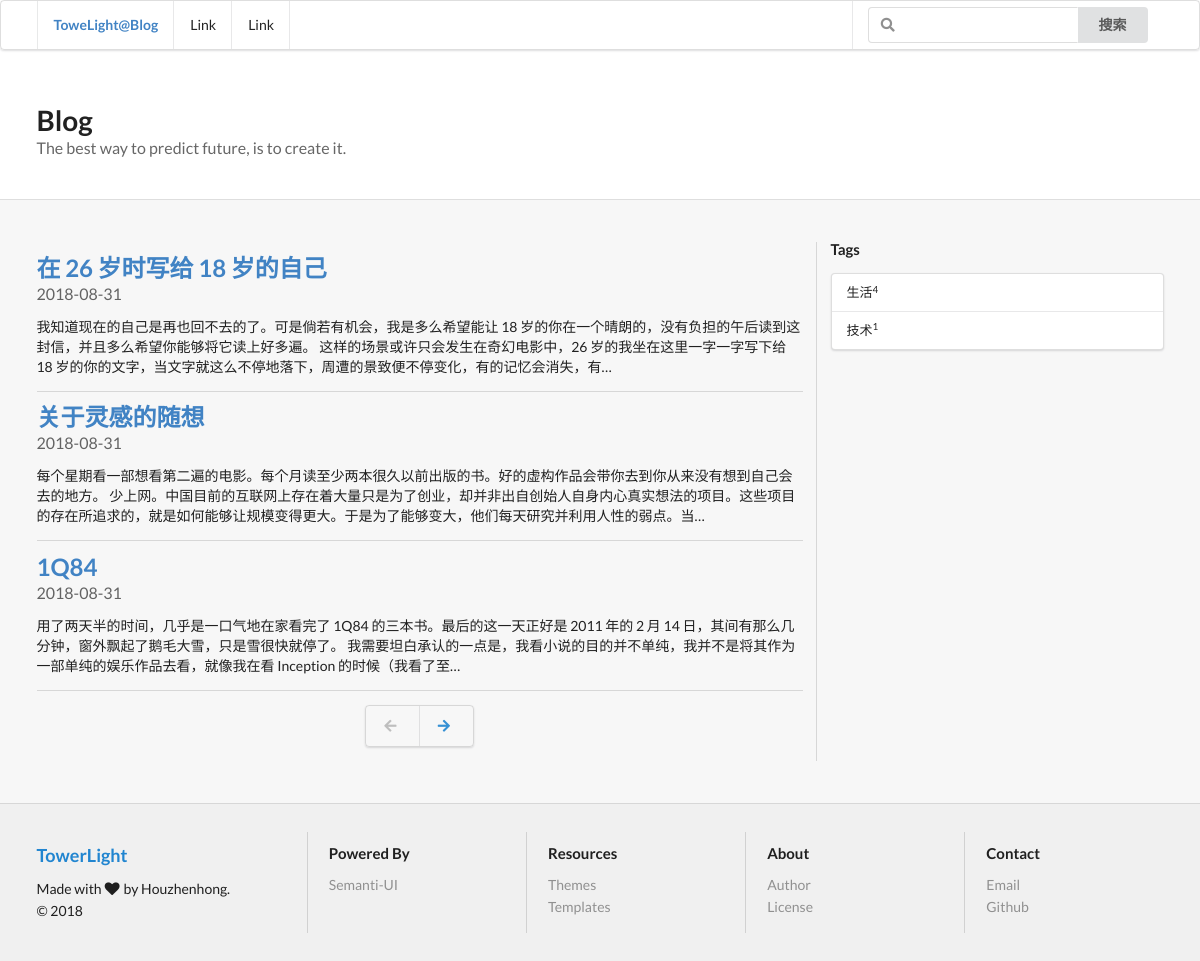
The page / on the database its author committed.
### blogapp/models.py (models this page shows, shortened)
class Article(models.Model):
    title = models.CharField('标题', null=True, blank=True, max_length=50)
    content = models.TextField('正文', null=True, blank=True, max_length=10000)
    tag = models.ManyToManyField('Tag', verbose_name='标签集合', blank=True)
    add_date = models.DateTimeField('保存日期', default=timezone.now)

class Tag(models.Model):
    name = models.CharField('标签名', max_length=30)

### blogapp/views.py (the view)
# urls.py: path('', index, name='index'), #
def index(request, page=None):
    context = {}
    article_list_str = Article.objects.all().order_by('add_date')
    context['article_list'] = page_robot(context, article_list_str, page)
    context['tag_list'] = Tag.objects.annotate(num_posts=Count('article'))
    return render(request, 'index.html', context)

### blogapp/views.py (called while the page is built)
def page_robot(context, article_list_str, page):
    article_list_str = Paginator(article_list_str, 3)
    try:
        context['article_list'] = article_list_str.page(page)
    except PageNotAnInteger:
        context['article_list'] = article_list_str.page(1)
    except EmptyPage:
        context['article_list'] = article_list_str.page(
            article_list_str.num_pages)
    return context['article_list']

### blogapp/templates/index.html (shortened to what this page needs)
<!DOCTYPE html>
{% load staticfiles %}
<html>
<head>
    <link href="https://cdn.bootcss.com/semantic-ui/2.3.1/semantic.min.css" rel="stylesheet">
    <link href="{% static 'costom.css' %}" rel="stylesheet">
</head>
<body>
    <div class="pusher">
        <div class="ui menu">
            <div class="ui container">
                <div class="header item"><a href="/">ToweLight@Blog</a></div>
                <a class="item">Link</a>
                <a class="item">Link</a>
                <div class="right menu">
                    <div class="item">
                        <div class="ui action left icon input">
                        <input type="text" placeholder="">
                        <button class="ui button">搜索</button>
                        </div>
					</div>
                </div>
            </div>
        </div>
        <div class="ui vertical stripe segment">
            <div class="ui container">
                <h1 class="ui header">
                Blog
                <div class="sub header quote">The best way to predict future, is to create it.</div>
                </h1>
            </div>
        </div>
        <div class="ui vertical stripe segment blog">
            <div class="ui divided grid stackable container">
                <div class="row">
                    <article class="eleven wide column">
					{% for article in article_list %}
						<div class="ui vertical segment">
                        	<h2 class="ui header">
                            	<a href="{% url 'detail' article.id %}">{{ article.title }}</a>
                            	<div class="sub header">{{ article.add_date|date:"Y-m-d" }}</div>
							</h2>
							<p>{{ article.content|truncatechars:160 }}</p>
                        </div>
					{% endfor %}
					<div class="ui center aligned vertical segment container">
							<div class="ui pagination menu">
								{% if article_list.has_previous %}
								<a href="{% url 'page' article_list.previous_page_number %}" class="item">
									<i class="icon blue left arrow"></i>
								</a>
								{% else %}
								<a href="{% url 'page' 1 %}" class="disabled item">
									<i class="icon left arrow"></i>
								</a>
								{% endif %}
								{% if article_list.has_next %}
								<a href="{% url 'page' article_list.next_page_number %}" class="item">
									<i class="icon blue right arrow"></i>
								</a>
								{% else %}
								<a href="{% url 'page' article_list.paginator.num_pages %}" class="disabled item">
									<i class="icon right arrow"></i>
								</a>
								{% endif %}
							</div>
						</div>
                    </article>
                    <aside class="five wide column">
                    	<div class="ui small header">
                          	Tags
                        </div>
                        <div class="ui small vertical fluid menu">
							{% for tag in tag_list %}
								<a class="item" href="{% url 'tag' tag.id %}">{{ tag.name }}<sup>{{ tag.num_posts }}</sup></a>
							{% endfor %}
                        </div>
                    </aside>
                </div>
            </div>
		</div>
		<footer>
			<div class="ui vertical stripe segment">
				<div class="ui container">
					<div class="ui stackable relaxed divided grid">
						<div class="four wide column">
							<h3 class="ui blue header">
								TowerLight
							</h3>
							<div class="ui list">
								<div class="item">
									Made with <i class="heart icon"></i> by Houzhenhong.
								</div>
								<div class="item">
									© 2018
								</div>
							</div>
						</div>
						<div class="three wide column">
							<h4 class="ui header">
								Powered By
							</h4>
							<div class="ui link list">
								<a class="item" href="https://semantic-ui.com" target="_blank">Semanti-UI</a>
							</div>
						</div>
						<div class="three wide column">
							<h4 class="ui header">
								Resources
							</h4>
							<div class="ui link list">
								<a class="item" href="http://semantic-ui-forest.com/themes" target="_blank">Themes</a><a class="item" href="http://semantic-ui-forest.com/templates" target="_blank">Templates</a>
							</div>
						</div>
						<div class="three wide column">
							<h4 class="ui header">
								About
							</h4>
							<div class="ui link list">
								<a class="item" href="https://github.com/semantic-ui-forest/semantic-ui-forest/graphs/contributors" target="_blank">Author</a>
								<a class="item" href="https://github.com/semantic-ui-forest/semantic-ui-forest/blob/master/LICENSE" target="_blank">License</a>
							</div>
						</div>
						<div class="three wide column">
							<h4 class="ui header">
								Contact
							</h4>
							<div class="ui link list">
								<a class="item" href="mailto:semantic-ui-forest@pptype.com">Email</a><a class="item" href="https://github.com/semantic-ui-forest" target="_blank">Github</a>
							</div>
						</div>
					</div>
				</div>
			</div>
		</footer>
	</div>
</body>
</html>

### blogapp/static/costom.css (style rules this page uses)
body { -webkit-font-smoothing: antialiased; -moz-osx-font-smoothing: grayscale; text-rendering: optimizeLegibility; background-image: url("http://semantic-ui-forest.com/static/images/common/snow.png") !important; background-repeat: repeat !important; }
body .ui.menu { background: none; }
.ui.vertical.stripe.segment { padding: 3rem 0; }
.ui.vertical.stripe.segment.blog { background-color: rgba(0, 0, 0, 0.03); }
footer > .ui.vertical.stripe.segment { background-color: rgba(0, 0, 0, 0.06); }

### rows shown on the page
Article: title "在 26 岁时写给 18 岁的自己", add_date "2018-08-31", content "我知道现在的自己是再也回不去的了。可是倘若有机会，我是多么希望能让 18 岁的你在一个晴朗的，没有负担的午后读到这封信，并且多么希望你能够将它读上好多遍。 这样的场景或许只会发生在奇幻电影中，26 岁的我坐在这里一字一字写下给 18 岁的你的文字，当文字就这么不停地落下，周遭的景致便不停变化，有的记忆会消失，有…"
Article: title "关于灵感的随想", add_date "2018-08-31", content "每个星期看一部想看第二遍的电影。每个月读至少两本很久以前出版的书。好的虚构作品会带你去到你从来没有想到自己会去的地方。 少上网。中国目前的互联网上存在着大量只是为了创业，却并非出自创始人自身内心真实想法的项目。这些项目的存在所追求的，就是如何能够让规模变得更大。于是为了能够变大，他们每天研究并利用人性的弱点。当…"
Article: title "1Q84", add_date "2018-08-31", content "用了两天半的时间，几乎是一口气地在家看完了 1Q84 的三本书。最后的这一天正好是 2011 年的 2 月 14 日，其间有那么几分钟，窗外飘起了鹅毛大雪，只是雪很快就停了。 我需要坦白承认的一点是，我看小说的目的并不单纯，我并不是将其作为一部单纯的娱乐作品去看，就像我在看 Inception 的时候（我看了至…"
Tag: name "生活", num_posts "4"
Tag: name "技术", num_posts "1"
